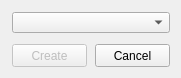
<?xml version="1.0" encoding="UTF-8"?>
<ui version="4.0">
 <class>NewOtbFileDialog</class>
 <widget class="QDialog" name="NewOtbFileDialog">
  <property name="geometry">
   <rect>
    <x>0</x>
    <y>0</y>
    <width>181</width>
    <height>78</height>
   </rect>
  </property>
  <property name="windowTitle">
   <string>New OTB</string>
  </property>
  <widget class="QPushButton" name="createButton">
   <property name="enabled">
    <bool>false</bool>
   </property>
   <property name="geometry">
    <rect>
     <x>12</x>
     <y>44</y>
     <width>75</width>
     <height>23</height>
    </rect>
   </property>
   <property name="text">
    <string>Create</string>
   </property>
  </widget>
  <widget class="QPushButton" name="cancelButton">
   <property name="geometry">
    <rect>
     <x>95</x>
     <y>44</y>
     <width>75</width>
     <height>23</height>
    </rect>
   </property>
   <property name="text">
    <string>Cancel</string>
   </property>
  </widget>
  <widget class="QComboBox" name="clientVersionComboBox">
   <property name="geometry">
    <rect>
     <x>12</x>
     <y>12</y>
     <width>158</width>
     <height>21</height>
    </rect>
   </property>
  </widget>
 </widget>
 <resources/>
 <connections/>
</ui>
